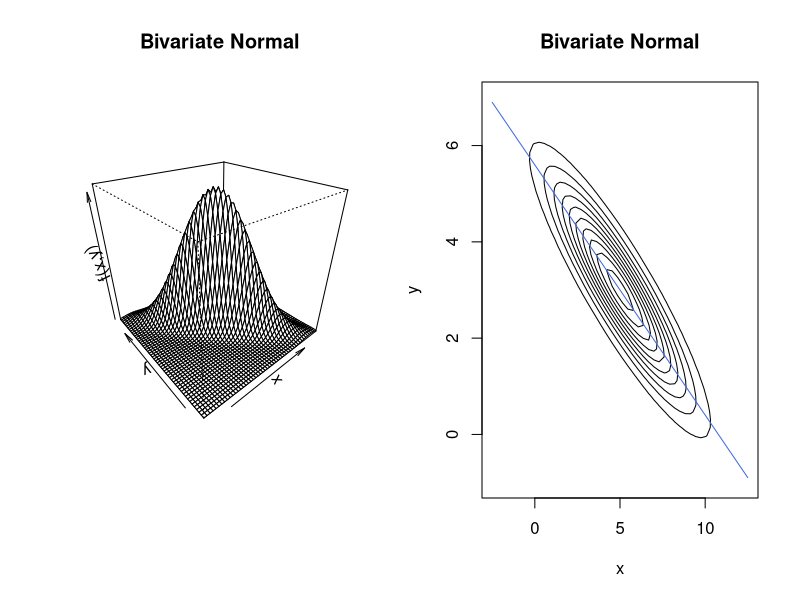
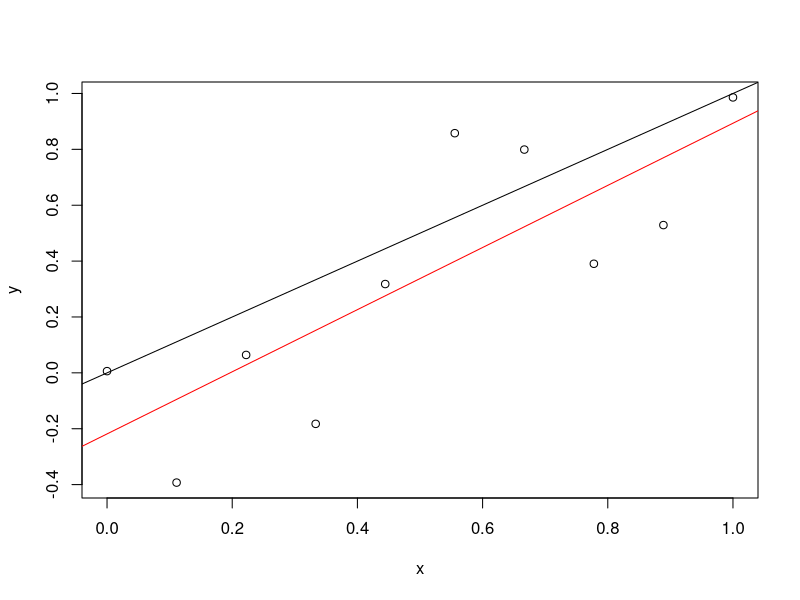

Source code (R) for these figures, in order:

# function for join density of Bivariate Normal
biv.norm<-function(x,y,mu.x,mu.y,sigma2.x,sigma2.y,rho){
  (
    (1/(2*pi*sqrt((1-rho^2)*sigma2.x*sigma2.y)))
    *exp( -(1/(2*(1-rho^2)))*( (x-mu.x)^2/sigma2.x
                               - (2*rho*(x-mu.x)*(y-mu.y)/sqrt(sigma2.x*sigma2.y))
                               + (y-mu.y)^2/sigma2.y))
  )
}

x<-seq(-2.5,12.5,length=50)
y<-seq(-1,7,length=50)

par(mfrow=c(1,2))
# a 3-D plot
persp(x,y,
      outer(x,y,biv.norm,mu.x=5,mu.y=3,sigma2.x=6,sigma2.y=2,rho=-0.9),
      theta=-40,phi=30,
      xlab="x",ylab="y",zlab="f(x,y)",main="Bivariate Normal")

# a contour plot
contour(x,y,
        outer(x,y,biv.norm,mu.x=5,mu.y=3,sigma2.x=6,sigma2.y=2,rho=-0.9),
        xlab="x",ylab="y",main="Bivariate Normal",drawlabels=FALSE)

# overlay line for E(Y | X=x) = mu.y + rho sigma.y/sigma.x (x-mu.x)
lines(x,3+(-0.9)*sqrt(2)/sqrt(6)*(x-5),col="royalblue")
par(mfrow=c(1,1))





# Simulation study to investigate discrepancy
#   between estimated and true line

# True Model is
#
#
# choose beta0 = 0, beta1 = 1, sigma2 = .09
# choose n = 10

set.seed(2319)

# choose X's that are equally spaced between 0 and 1
# n = 10
x<-seq(0,1,length=10)
y<- 0 + 1*x + rnorm(10,0,sqrt(0.09))
# estimated line
sim1<-lm(y~x)
# difference between estimated and true
coef(sim1) - c(0,1)
# plot demonstrating discrepancy
plot(x,y)
abline(0,1,col="black")
abline(coef(sim1),col="red")




  